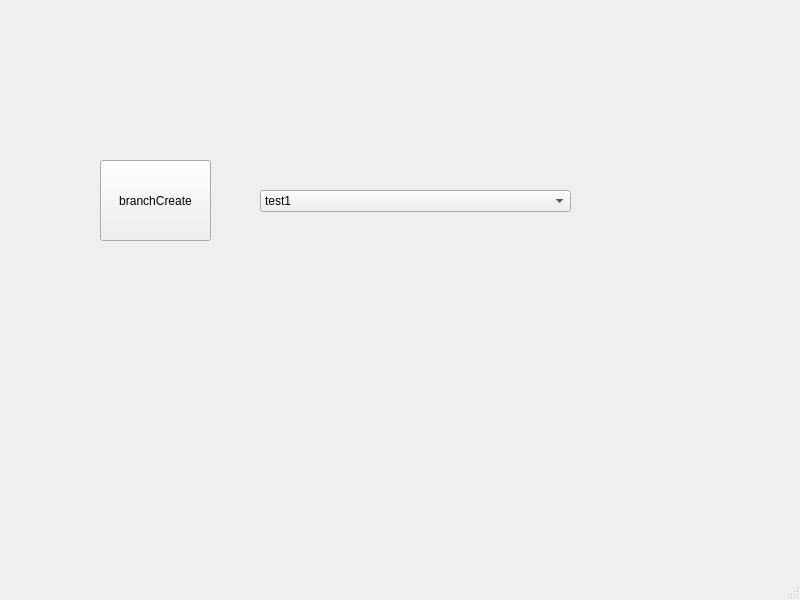
<?xml version="1.0" encoding="UTF-8"?>
<ui version="4.0">
 <class>MainWindow</class>
 <widget class="QMainWindow" name="MainWindow">
  <property name="geometry">
   <rect>
    <x>0</x>
    <y>0</y>
    <width>800</width>
    <height>600</height>
   </rect>
  </property>
  <property name="windowTitle">
   <string>MainWindow</string>
  </property>
  <widget class="QWidget" name="centralwidget">
   <widget class="QPushButton" name="pushButton">
    <property name="geometry">
     <rect>
      <x>100</x>
      <y>160</y>
      <width>111</width>
      <height>81</height>
     </rect>
    </property>
    <property name="text">
     <string>branchCreate</string>
    </property>
   </widget>
   <widget class="QComboBox" name="comboBox">
    <property name="geometry">
     <rect>
      <x>260</x>
      <y>190</y>
      <width>311</width>
      <height>22</height>
     </rect>
    </property>
    <item>
     <property name="text">
      <string>test1</string>
     </property>
    </item>
    <item>
     <property name="text">
      <string>test2</string>
     </property>
    </item>
   </widget>
  </widget>
  <widget class="QMenuBar" name="menubar">
   <property name="geometry">
    <rect>
     <x>0</x>
     <y>0</y>
     <width>800</width>
     <height>21</height>
    </rect>
   </property>
  </widget>
  <widget class="QStatusBar" name="statusbar"/>
 </widget>
 <resources/>
 <connections/>
</ui>
